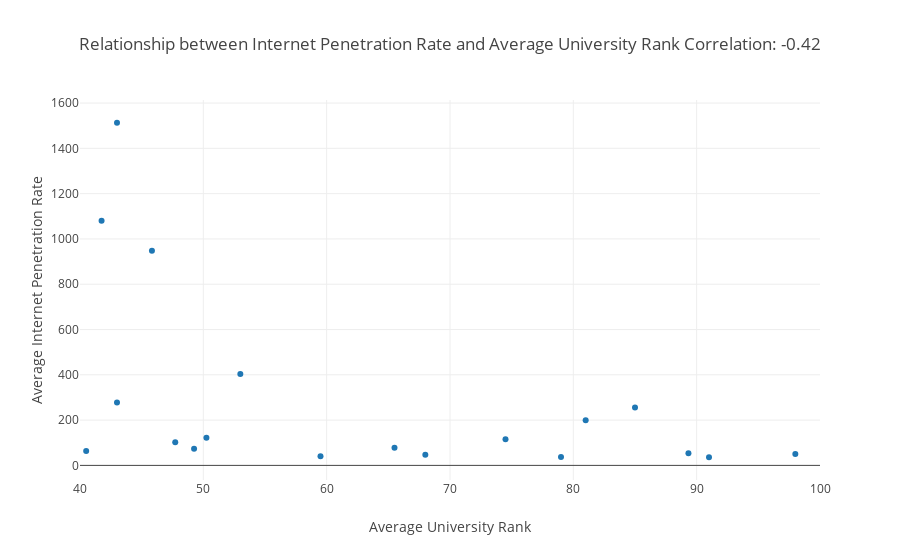

Notebook cell for this chart:
### Markdown cell above
It seems that "Singapore" is an outlier and so we remove it :

### Code cell
subject = country_agg['avg_university_rank']
score = country_agg['avg_internet_penetration']

data = [dict(
  type = 'scatter',
  x = subject,
  y = score,
  mode = 'markers',
  text = country_agg['country']
)]

layout = dict(
    title = f'Relationship between Internet Penetration Rate and Average University Rank\nCorrelation: {correlation:.2f}',
    xaxis = dict(
        title = 'Average University Rank',
        range = [40, 100]
                 ),
    yaxis = dict(
        title = 'Average Internet Penetration Rate',
        )
)

fig_dict = dict(data=data, layout=layout)

pio.show(fig_dict, validate=False)

### Figure 1 — Plotly figure (JSON) as saved in the notebook; plotly's stock layout.template omitted (floating-point values rounded to 4 significant figures)
{"data": [{"mode": "markers", "text": ["Argentina", "Australia", "Belgium", "Canada", "China (Mainland)", "Denmark", "Finland", "France", "Germany", "Hong Kong SAR", "Ireland", "Japan", "Netherlands", "New Zealand", "Singapore", "South Korea", "Sweden", "Switzerland", "United Kingdom", "United States"], "type": "scatter", "x": [85, 45.83, 79, 50.25, 41.75, 68, 91, 43, 74.5, 40.5, 98, 53, 59.5, 81, 12.5, 65.5, 89.33, 49.25, 47.72, 43], "y": [256, 948, 37, 122, 1080, 47, 36, 278, 116, 64, 50, 404, 40, 199, 293, 78, 54, 74, 102, 1513]}], "layout": {"title": "Relationship between Internet Penetration Rate and Average University Rank\nCorrelation: -0.42", "xaxis": {"range": [40, 100], "title": "Average University Rank"}, "yaxis": {"title": "Average Internet Penetration Rate"}}}
